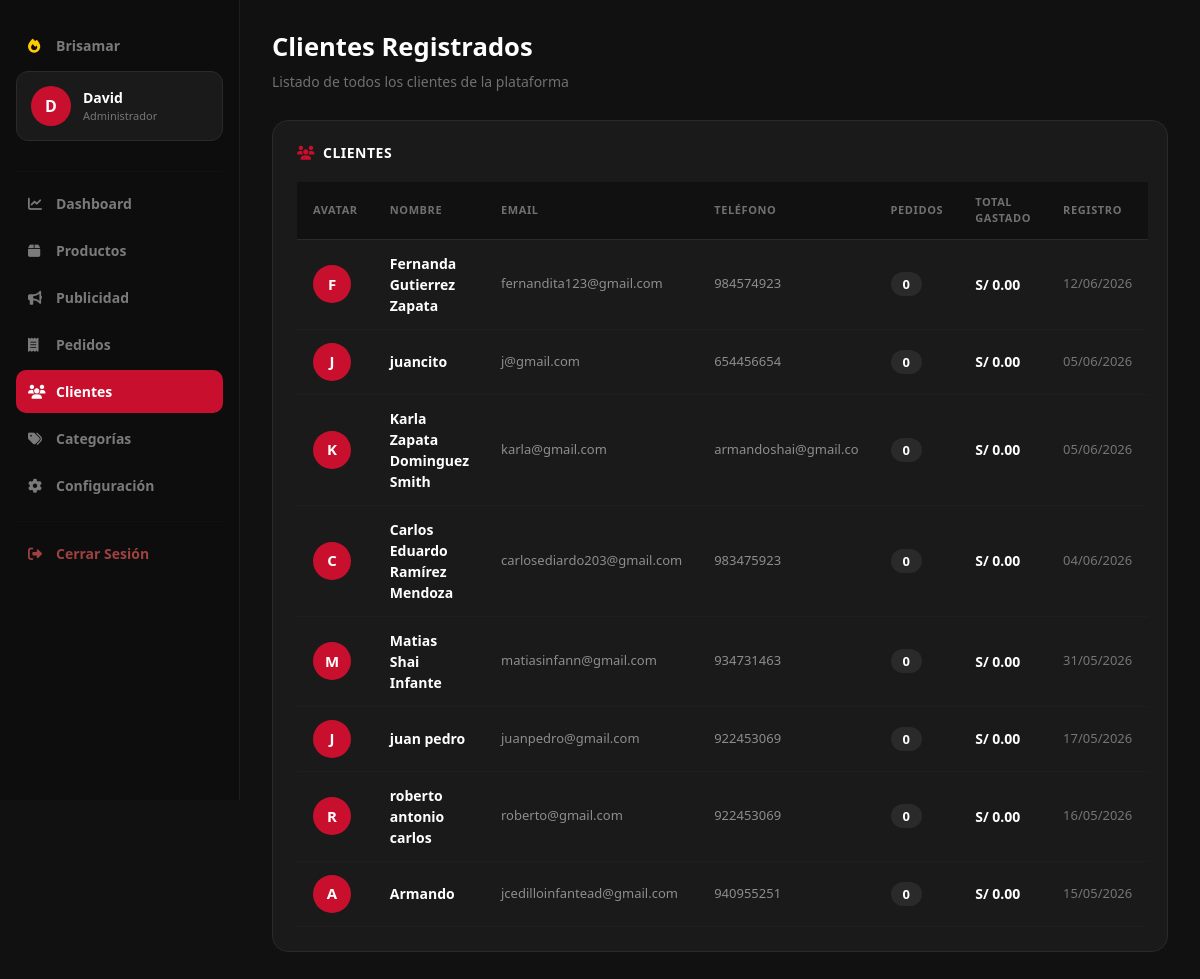
Page /admin/clientes.php (signed in) on the committed database.
### tables this page shows
CREATE TABLE `usuarios` (
  `id_usuario` int(11) NOT NULL,
  `nombre` varchar(100) NOT NULL,
  `email` varchar(100) NOT NULL,
  `telefono` varchar(20) DEFAULT NULL,
  `password` varchar(255) NOT NULL,
  `rol` enum('cliente','admin','delivery') DEFAULT 'cliente',
  `fecha_registro` datetime DEFAULT current_timestamp()
);

### admin/clientes.php (the view, shortened to what this page needs)
<?php
require_once dirname(__FILE__) . '/../conexion.php';
$clientes = mysqli_query($conexion,
    "SELECT u.*, COUNT(p.id_pedido) AS total_pedidos, COALESCE(SUM(p.total),0) AS total_gastado
     FROM usuarios u LEFT JOIN pedidos p ON u.id_usuario=p.id_usuario
     WHERE u.rol='cliente' GROUP BY u.id_usuario ORDER BY u.fecha_registro DESC");
?>
<!DOCTYPE html>
<html lang="es">
<head>
<link href="https://cdn.jsdelivr.net/npm/bootstrap@5.3.3/dist/css/bootstrap.min.css" rel="stylesheet">
<link rel="stylesheet" href="https://cdnjs.cloudflare.com/ajax/libs/font-awesome/6.5.2/css/all.min.css">
</head>
<body>
<?php include('_admin_layout.php'); ?>
<div class="main">
    <div class="page-header">
        <h1>Clientes Registrados</h1>
        <p>Listado de todos los clientes de la plataforma</p>
    </div>
    <div class="card-dark">
        <h4><i class="fas fa-users"></i> Clientes</h4>
        <table class="dark-table">
            <thead>
                <tr><th>Avatar</th><th>Nombre</th><th>Email</th><th>Teléfono</th><th>Pedidos</th><th>Total Gastado</th><th>Registro</th></tr>
            </thead>
            <tbody>
                <?php while($c=mysqli_fetch_assoc($clientes)): ?>
                <tr>
                    <td>
                        <div style="width:38px;height:38px;background:#c8102e;border-radius:50%;display:flex;align-items:center;justify-content:center;font-weight:900;font-size:15px;">
                            <?php echo strtoupper(substr($c['nombre'],0,1)); ?>
                        </div>
                    </td>
                    <td><strong><?php echo htmlspecialchars($c['nombre']); ?></strong></td>
                    <td style="color:rgba(255,255,255,.5);font-size:13px;"><?php echo htmlspecialchars($c['email']); ?></td>
                    <td style="color:rgba(255,255,255,.5);font-size:13px;"><?php echo htmlspecialchars($c['telefono'] ?? '-'); ?></td>
                    <td>
                        <span style="background:#2a2a2a;padding:3px 12px;border-radius:20px;font-weight:700;font-size:13px;">
                            <?php echo $c['total_pedidos']; ?>
                        </span>
                    </td>
                    <td style="font-weight:700;">S/ <?php echo number_format($c['total_gastado'],2); ?></td>
                    <td style="color:rgba(255,255,255,.4);font-size:13px;"><?php echo date('d/m/Y',strtotime($c['fecha_registro'])); ?></td>
                </tr>
                <?php endwhile; ?>
            </tbody>
        </table>
    </div>
</div>
</body>
</html>

### admin/_admin_layout.php (style rules this page uses)
* { margin:0;padding:0;box-sizing:border-box; }
body { background:#111;font-family:'Segoe UI',sans-serif;color:#fff;min-height:100vh; }
.main { margin-left:240px;padding:32px;min-height:100vh; }
.page-header { margin-bottom:28px; }
.page-header h1 { font-size:1.6rem;font-weight:900;color:#fff; }
.page-header p { color:rgba(255,255,255,.4);font-size:14px;margin-top:4px; }
.card-dark { background:#1a1a1a;border:1px solid #2a2a2a; border-radius:16px;padding:24px;margin-bottom:20px; }
.card-dark h4 { font-size:14px;font-weight:800;color:#fff; margin-bottom:20px;text-transform:uppercase;letter-spacing:.5px; display:flex;align-items:center;gap:8px; }
.card-dark h4 i { color:#c8102e; }
.dark-table { width:100%;border-collapse:collapse; }
.dark-table thead tr { background:#111; }
.dark-table th { padding:12px 16px;font-size:11px;font-weight:700; color:rgba(255,255,255,.4);text-transform:uppercase;letter-spacing:.6px; border-bottom:1px solid #2a2a2a; }
.dark-table td { padding:13px 16px;border-bottom:1px solid #1e1e1e; vertical-align:middle;font-size:14px; }
.dark-table tbody tr { transition:.15s; }

### rows in the picture
usuarios: nombre "F", nombre "Fernanda Gutierrez Zapata", email "fernandita123@gmail.com", telefono "984574923", total_pedidos "0", total_gastado "0.00", fecha_registro "12/06/2026"
usuarios: nombre "J", nombre "juancito", email "j@gmail.com", telefono "654456654", total_pedidos "0", total_gastado "0.00", fecha_registro "05/06/2026"
usuarios: nombre "K", nombre "Karla Zapata Dominguez Smith", email "karla@gmail.com", telefono "armandoshai@gmail.co", total_pedidos "0", total_gastado "0.00", fecha_registro "05/06/2026"
usuarios: nombre "C", nombre "Carlos Eduardo Ramírez Mendoza", email "carlosediardo203@gmail.com", telefono "983475923", total_pedidos "0", total_gastado "0.00", fecha_registro "04/06/2026"
usuarios: nombre "M", nombre "Matias Shai Infante", email "matiasinfann@gmail.com", telefono "934731463", total_pedidos "0", total_gastado "0.00", fecha_registro "31/05/2026"
usuarios: nombre "J", nombre "juan pedro", email "juanpedro@gmail.com", telefono "922453069", total_pedidos "0", total_gastado "0.00", fecha_registro "17/05/2026"
usuarios: nombre "R", nombre "roberto antonio carlos", email "roberto@gmail.com", telefono "922453069", total_pedidos "0", total_gastado "0.00", fecha_registro "16/05/2026"
usuarios: nombre "A", nombre "Armando", email "jcedilloinfantead@gmail.com", telefono "940955251", total_pedidos "0", total_gastado "0.00", fecha_registro "15/05/2026"

### other values in the picture
substr($_SESSION['nombre'],0,1) "D"
$_SESSION['nombre'] "David"
